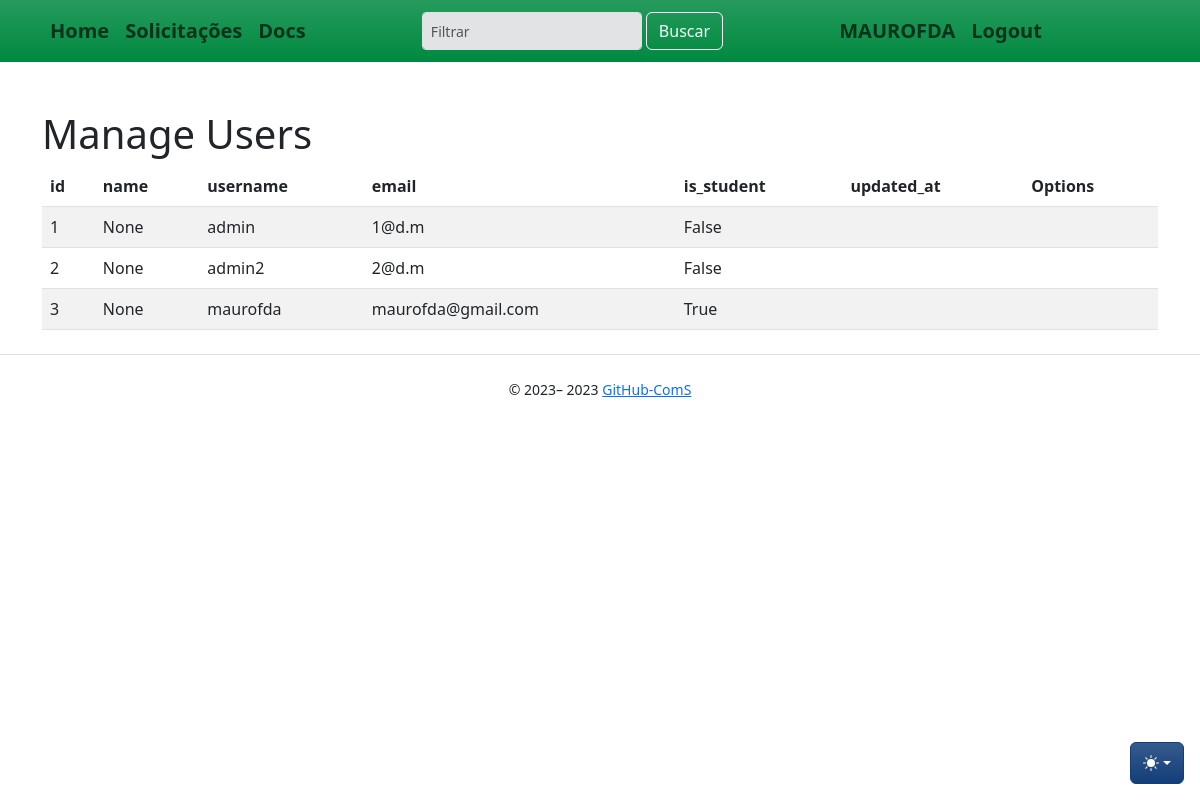
Screenshot of /users/ (signed in) with the database file from the repository.
### app/models/user.py (models this page shows, shortened)
class User(UserMixin, db.Model):
    __tablename__ = "user"
    id = db.Column(db.Integer, primary_key=True)
    name = db.Column(db.String, nullable=True)
    username = db.Column(db.String(80), unique=True, nullable=False)
    email = db.Column(db.String(120), unique=True, nullable=False)
    pwd = db.Column(db.String(300), nullable=False)
    is_student = db.Column(db.BOOLEAN)

### app/controllers/users_controllers.py (the view)
@bp.route("/", methods=["GET", "POST"])
def index():
    users = User.query.all()
    return render_template(_j.index, entities=users, **properties)

### app/auth/loaders.py (called while the page is built)
@login_manager.user_loader
def load_user(user_id):
    return User.query.get(int(user_id))

### app/templates/users/index.jinja2 (shortened to what this page needs)
{% extends "base.jinja2" %}
{% from 'bootstrap5/utils.html' import render_icon %}
{% from 'macros/component_confirm_modal.jinja2' import confirmModalMacro, confirmModalScript %}
{% block head %}
{{ super() }}
{% endblock %}
{% block content %}
<div class="table-wrapper">
    <div class="table-title">
        <div class="row">
            <div class="col-sm-6">
                <h1>Manage {{title}}</h1>
            </div>
            <div class="col-sm-6">
            </div>
        </div>
    </div>
    <table class="table table-striped table-hover">
        <thead>
            <tr>
                {% for field in list_fields %}
                <th>{{ field }}</th>
                {% endfor %}
                <th>Options</th>
            </tr>
        </thead>
        <tbody>
            {% for entity in entities %}
            <tr>
                {% for field in list_fields %}
                <td>{{ entity[field] }}</td>
                {% endfor %}
                <td>
                    <a class="btn" href="{{ url_for('users.edit', id=entity.id) }}" data-toggle="tooltip"
                        data-placement="top" title="Tooltip on top"></a>
                    <a  href="#" class="btn clickForActionToConfirm" entity-id="{{entity.id}}" data-bs-toggle="modal"
                        data-bs-target="#modalConfirm" data-entity-reference="{{entity.username}}"
                        data-action="{{url_for('users.delete', id=entity.id)}}" data-action-text="delete" title="delete">
                    </a>
                </td>
            </tr>
            {% endfor %}
        </tbody>
    </table>
</div>
{% endblock %}

### app/templates/base.jinja2 (shortened to what this page needs)
{% from 'bootstrap5/utils.html' import render_messages %}
{% from 'bootstrap5/form.html' import render_form %}
{% from 'bootstrap5/nav.html' import render_nav_item, render_breadcrumb_item %}
<!doctype html>
<html lang="pt-BR" data-bs-theme="auto">
  <head>
    {% block head %}
    {% block styles %}
    {{ bootstrap.load_css() }}
    <link href="/static/css/bootstrap.min.css" rel="stylesheet" type="text/css">
    {% endblock %}
    {% endblock %}
  </head>
  <body >
    <nav style="background:#008940;" class="navbar navbar-light navbar-expand-xl mb-5 fs-5 fw-bold mobile-toggler bg-gradient">
      <div class="container">
        <div class="collapse navbar-collapse text-primary" id="navbarSupportedContent">
          <ul class="navbar-nav mr-auto">
            {{ render_nav_item('main.index', 'Home', _use_li=True) }}
            {% if current_user.is_authenticated %}
            {{ render_nav_item('solicitations.index', 'Solicitações') }}
            {{ render_nav_item ('auth.upload', 'Docs') }}
          </ul>
        </div>
        <ul class="navbar-nav collapse navbar-collapse mr-auto position-relative top-0 end-0" id="navbarSupportedContent">
            <form class="d-flex" role="search">
              <input class="form-control form-control-sm me-1 bg-secondary-subtle container-fluid" type="search"
                placeholder="Filtrar" aria-label="Search">
              <button class="btn btn-outline-light" type="submit">Buscar</button>
            </form>
        </ul>
        <ul class="navbar-nav collapse navbar-collapse mr-auto position-relative top-0 end-0" id="navbarSupportedContent">
          {{ render_nav_item('auth.profile', (current_user.username|upper)) }}
          {{ render_nav_item('auth.logout', 'Logout') }}
          {% elif not current_user.is_authenticated %}
          {{ render_nav_item('auth.login', 'Login') }}
          {% endif %}
        </ul>
      </div>
    </nav>
    <div class="dropdown position-fixed bottom-0 end-0 mb-3 me-3 bd-mode-toggle">
      <button class="btn btn-bd-primary py-2 dropdown-toggle d-flex align-items-center bg-gradient" id="bd-theme"
        type="button" title="Toggle theme" aria-expanded="false" data-bs-toggle="dropdown"
        aria-label="Toggle theme(auto)">
        <svg class="bi my-1 theme-icon-active" width="1em" height="1em" title="color mode">
          <use href="#circle-half"></use>
        </svg>
      </button>
    </div>
    <main class="container">
      {% block content %}
      {% endblock %}
    </main>
    <footer class="text-center">
      {% block footer %}
      <div class="d-flex flex-column flex-sm-row justify-content-center py-4 my-4 border-top">
        <small> &copy; 2023–
          <script>document.write(new Date().getFullYear())</script> <a
            href="https://github.com/mauro-fernandes/ComS-rottenpotatoes">GitHub-ComS</a>
        </small>
      </div>
      {% endblock %}
    </footer>
  </body>
</html>

### app/templates/base.jinja2 (style rules this page uses)
.bi { vertical-align: -.125em; fill: currentColor; }
.btn-bd-primary { --bd-violet-bg: #133E79; --bd-violet-rgb: 112.520718, 44.062154, 249.437846; --bs-btn-font-weight: 600; --bs-btn-color: var(--bs-white); --bs-btn-bg: var(--bd-violet-bg); --bs-btn-border-color: var(--bd-violet-bg); --bs-btn-hover-color: var(--bs-white); --bs-btn-hover-bg: hsl(234, 85%, 37%); --bs-btn-hover-border-color: hsl(234, 75%, 52%); --bs-btn-focus-shadow-rgb: var(--bd-violet-rgb); --bs-btn-active-color: var(--bs-btn-hover-color); --bs-btn-active-bg: hsl(234, 70%, 46%); --bs-btn-active-border-color: hsl(234, 70%, 46%); }
.bd-mode-toggle { z-index: 1500; }

### rows the page displays
User: username "MAUROFDA", id "3" "None" "maurofda" "maurofda@gmail.com" "True"
User: id "1" "None" "admin" "1@d.m" "False"
User: id "2" "None" "admin2" "2@d.m" "False"

### other values shown
{{ render_nav_item('main.index', 'Home', _use_li=True) }} "Home"
{{ render_nav_item('solicitations.index', 'Solicitações') }} "Solicitações"
{{ render_nav_item ('auth.upload', 'Docs') }} "Docs"
{{ render_nav_item('auth.logout', 'Logout') }} "Logout"
{{ title }} "Users"
{{ field }} "id" "name" "username" "email" "is_student" "updated_at"
